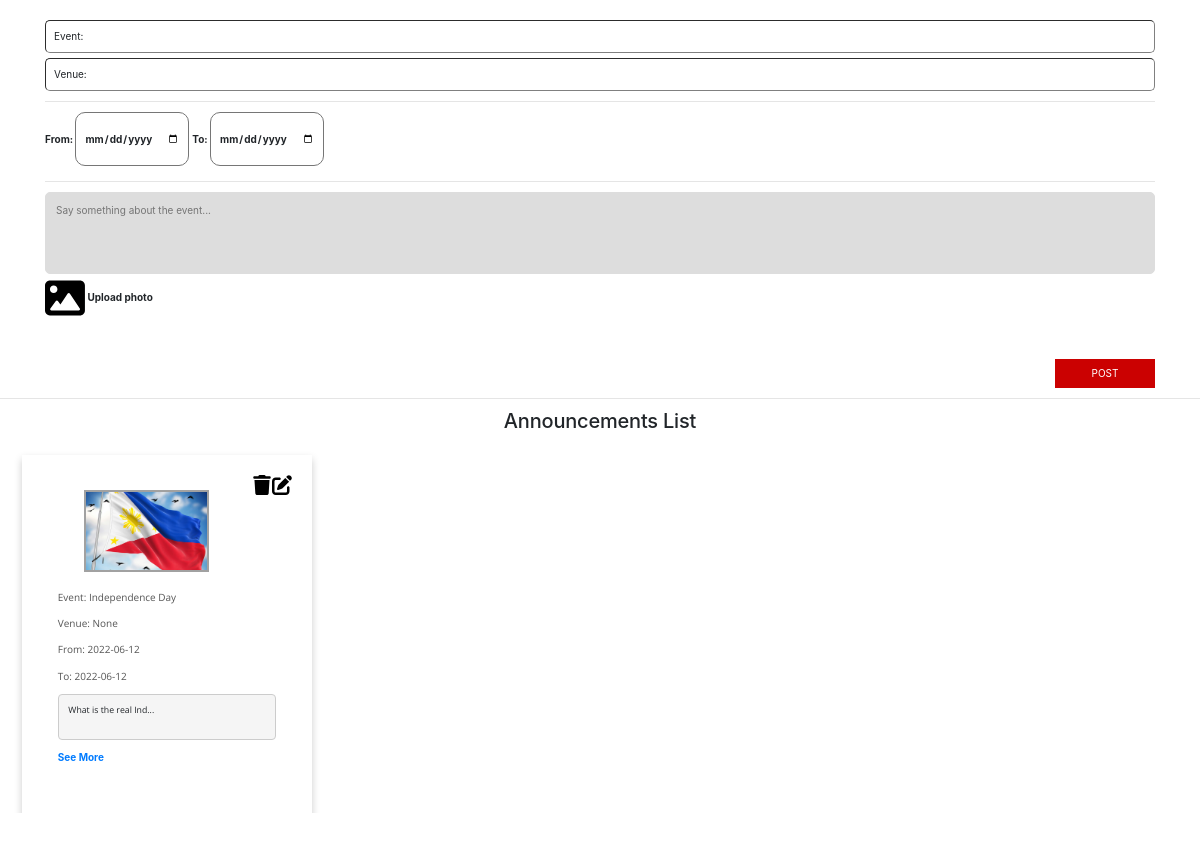
The app's page /admin/announcements-main.php with its own data.
### tables this page shows
CREATE TABLE IF NOT EXISTS `announcements` (
  `announcement_id` int NOT NULL AUTO_INCREMENT,
  `announcement_img` varchar(500) NOT NULL,
  `announcement_text` varchar(1000) NOT NULL,
  `announcement_venue` text NOT NULL,
  `announcement_date` varchar(20) NOT NULL,
  `to_date` varchar(20) NOT NULL,
  `description` text NOT NULL,
  `date_announced` varchar(100) NOT NULL,
  `profile_pic` varchar(255) NOT NULL,
  PRIMARY KEY (`announcement_id`)
);

### admin/announcements-main.php (the view, shortened to what this page needs)
<?php
    include "../config.php";
?>
<!DOCTYPE html>
<html lang="en">
   <head>
      <link href="css/bootstrap.css" rel="stylesheet">
      <link href="css/fontawesome-all.css" rel="stylesheet">
      <link href="css/swiper.css" rel="stylesheet">
      <link href="css/magnific-popup.css" rel="stylesheet">
      <link href="css/sstyle.css" rel="stylesheet">
      <link href="css/pme_style.css" rel="stylesheet">
      <link href="css/mystyle.css" rel="stylesheet">
      <link rel="stylesheet" href="https://cdn.jsdelivr.net/npm/bootstrap@4.1.3/dist/css/bootstrap.min.css">
   </head>
   <body data-spy="scroll" data-target=".fixed-top">
    <div class="container" >
        <div class="row">
            <div class="col-lg-12">
                <div class="card"  style="border: 0px solid #fff; width: 100%">
                    <div style="float:left; margin-top: 20px; width: 100%; ">
                        <form method="POST" action="../admin/upload_announcement.php" enctype="multipart/form-data">
                            <div >
                                <input type="text" name="event" style="border-radius: 5px; border-color: gray; border-width: thin; padding: 8px; ; width: 100%; height: auto; margin-top:auto;" value="Event: " placeholder="Name of the Event" required>
                                <br>
                                <input type="text" name="venue"  style="margin-top: 5px; border-radius: 5px; border-color: gray; border-width: thin; padding: 8px; width: 100%; height: auto; " value="Venue: " placeholder="Venue of the Event" required>
                                <hr>
                                <label for="due_date"> From:
                                <input name="due_date" class="textbox-n" type="date"  id="date" style="width:auto; height: auto; margin-top:auto;cursor: pointer; padding: 8px; border-style: solid; border-radius: 10px; border-width: thin;" required>
                                </label>
                                <label for="to_date"> To:
                                 <input name="to_date" class="textbox-n" type="date"  id="date" style="width:auto; height: auto; margin-top:auto;cursor: pointer; padding: 8px; border-style: solid; border-radius: 10px; border-width: thin;" required>
                                </label>
                                <hr>
                                <textarea
                                id="text"
                                cols="40"
                                rows="4"
                                name="description"
                                placeholder="Say something about the event..."
                                style="border-radius: 5px; width:100%; border:0.01rem solid #dddddd; background-color:	#dddddd; padding:10px; 	resize: none;" required></textarea>
                            </div>
                        <div>
                            <div class="image-upload">
                                <label for="file-input">
                                    <img id="previewImg" src="../assets/images/photo.svg" style="width: 40px; height: 40px; cursor:pointer;"/>
                                    <label >Upload photo</label>
                                </label>
                            </div>
                        </div>
                        <br>
                        <div style="float:right; margin-top:auto;">
                            <button type="submit" name="upload" style=" width:10rem; background-color:#CB0101 ; color: white; border: none; padding: 7px;" >POST</button>
                        </div>
                    </form>
                </div>
            </div>
        </div>
    </div>
</div>
<hr>
<h2 style="text-align: center;">Announcements List</h2>
    <?php
         $ann="SELECT * FROM announcements ORDER BY announcement_id DESC";
         $retrieve_ann= mysqli_query($db,$ann);
        if (mysqli_num_rows($retrieve_ann)==0){
          echo "<center><img class='post_img' style='height: 300px; width: 65%; object-fit:cover;margin-top:5%; margin-left:auto; margin-right:auto;'src='../assets/images/details.png' ></center>
                                                     <p style='text-align:center;'> No post yet. Uploaded posts can be seen here</p>";
         }
        else{
            echo '<div class=" row" style=" height:37rem; width: auto; margin:1rem; overflow:auto;">';
            while ($row = mysqli_fetch_array($retrieve_ann)) {
                echo "<div class='post_card' style='box-shadow: 0 4px 8px 0 rgba(0,0,0,0.2); transition: 0.3s; margin: 1%; 	width: 290px; height:450px; padding:20px;'>";
                echo "<a href='../admin/update_announcements.php?ID=".$row['announcement_id']. "' style='float:right;'><image src='../assets/images/edit.svg'  style=' height: 20px;width: 20px;'></a>";
                echo "<a href='../admin/announce_edit_delete.php?delete_announcement=".$row['announcement_id']. "&img_ann=".$row['announcement_img']. "' style='float:right;'><image src='../assets/images/trash-solid.svg'  style=' height: 20px;width: 20px;'></a>";
                echo "<a href='../assets/announce-images/".$row['announcement_img']."' target='_blank' style='height:100px; width:100px; padding: 5px;' data-lightbox='roadtrip' title='".$row['announcement_text']."'><img style='height:20%; width:50%; object-fit:cover; border: 2px solid #a1a1a1; margin-left:auto; margin-right:auto; display:flex; ' src='../assets/announce-images/".$row['announcement_img']."' alt='".$row['announcement_text']."'></a>";
                echo " <div class='post_container'>";
                echo "<p>".$row['announcement_text']."</p> ";
                echo "<p>".$row['announcement_venue']."</p> ";
                echo "<p>From: ".$row['announcement_date']."</p> ";
                echo "<p>To: ".$row['to_date']."</p> ";
                                             $text=substr($row['description'],0,20)."...";
                                     echo "<pre style='
                                     white-space: pre-wrap;
                                     white-space: -moz-pre-wrap;
                                     white-space: -pre-wrap;
                                     white-space: -o-pre-wrap;
                                     word-wrap: break-word;
                                     font-family: Open Sans, sans-serif;'>".$text."
                                     </pre>";
                echo "<a href='../admin/read_announcement.php?announce=".$row['announcement_id']. "' ><strong>See More </strong></a>";
                echo "</div>";
                echo "</div>";
            }
        }
    ?>
</div>
   </body>
</html>

### css2/sstyle.css (style rules this page uses)
body, html { width: 100%; height: 100%; }
body, p { color: #555; font: 400 1rem/1.625rem "Open Sans", sans-serif; }
h2 { color: #333; font: 700 2rem/2.625rem "Open Sans", sans-serif; letter-spacing: -0.2px; }
a { color: #555; text-decoration: underline; }
.post_card { box-shadow: 0 4px 8px 0 rgba(0,0,0,0.2); transition: 0.3s; width: auto; height: auto; }
.post_container { padding: 2px 16px; }

### css2/pme_style.css (style rules this page uses)
* { box-sizing: border-box; scrollbar-color: transparent transparent; scrollbar-width: 0px; }
* { -ms-overflow-style: none; }

### records on screen
announcements: announcement_img (picture), announcement_text "Event: Independence Day", announcement_venue "Venue: None", announcement_date "2022-06-12", to_date "2022-06-12", description "What is the real Ind..."
